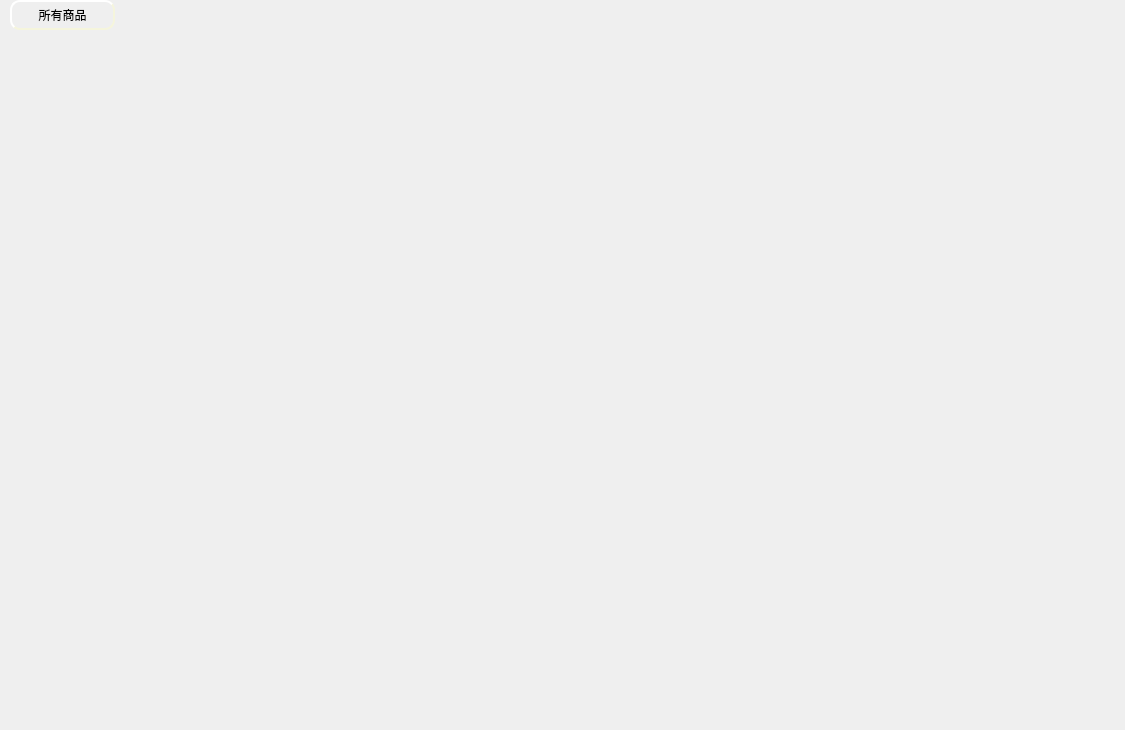
<?xml version="1.0" encoding="UTF-8"?>
<ui version="4.0">
 <class>HomeWidget</class>
 <widget class="QWidget" name="HomeWidget">
  <property name="geometry">
   <rect>
    <x>0</x>
    <y>0</y>
    <width>1125</width>
    <height>730</height>
   </rect>
  </property>
  <property name="windowTitle">
   <string>Form</string>
  </property>
  <widget class="QPushButton" name="pb_all">
   <property name="geometry">
    <rect>
     <x>10</x>
     <y>0</y>
     <width>105</width>
     <height>30</height>
    </rect>
   </property>
   <property name="styleSheet">
    <string notr="true">QPushButton{
	background-image: url(:/ico/pb1.jpg);
    border-style: outset;
    border-width: 2px;
    border-radius: 10px;
    border-color: beige;
    min-width: 5em;
    padding: 6px;
}
QPushButton:hover
{
	
	background-image: url(:/ico/pb.jpg);
    border-style: inset;
}

QPushButton:pressed{
	
	background-image: url(:/ico/pb2.jpg);
    border-style: inset;
}


</string>
   </property>
   <property name="text">
    <string>所有商品</string>
   </property>
  </widget>
  <widget class="QWidget" name="widget" native="true">
   <property name="geometry">
    <rect>
     <x>0</x>
     <y>35</y>
     <width>1125</width>
     <height>695</height>
    </rect>
   </property>
  </widget>
 </widget>
 <resources/>
 <connections/>
</ui>
